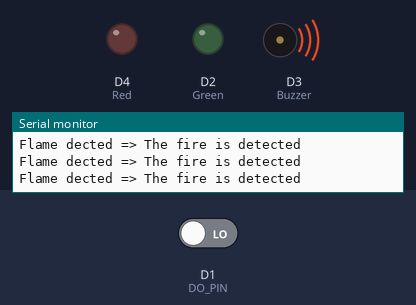
This sketch was run on a simulated ESP8266 (NodeMCU). On the bench: output pins drawn as LEDs (lit = HIGH), buzzer (waves = sounding, pin HIGH), the last lines printed to the serial monitor. The test bench sets the inputs (shaded band); at power-on: D1 (DO_PIN) LOW. WiFi joins after 1.5 s; servers stay silent unless stated.

Above: at 3.0 s.
3.1 s: D1 (DO_PIN) driven HIGH
At 3.6 s:
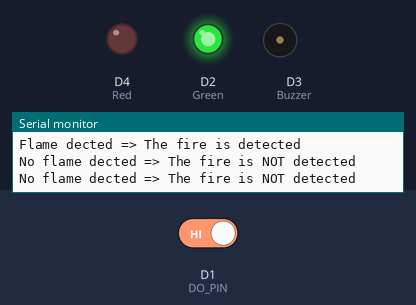
4.7 s: D1 (DO_PIN) driven LOW
At 6.1 s:
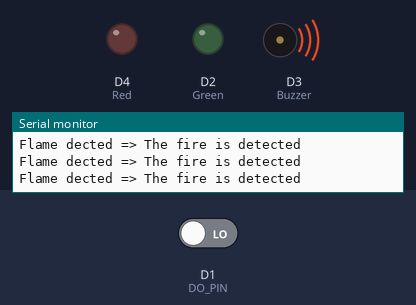
Timing chart, 0 to 7.7 s (numbered marks = the images above; inputs shaded):
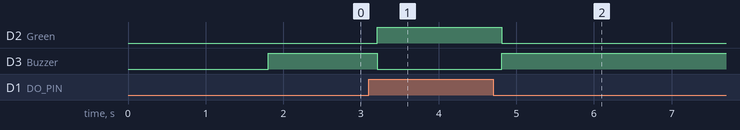

Measured:
- after the input at 3.1 s, D2 (Green): LOW → HIGH after 0.11 s; D3 (Buzzer): HIGH → LOW after 0.11 s
- after the input at 4.7 s, D2 (Green): HIGH → LOW after 0.11 s; D3 (Buzzer): LOW → HIGH after 0.11 s

The sketch:

Flame_Sensor_ESP8266.ino
```cpp
#define BLYNK_PRINT Serial
#include <ESP8266WiFi.h>
#include <BlynkSimpleEsp8266.h>

char auth[] = "iEzOccbHiAx3dnYZxQtZX281xRWnozwy";
char ssid[] = "prateeksingh";
char pass[] = "kumar@12345";

BlynkTimer timer;

#define DO_PIN D1
#define Buzzer D3
#define Green D2
#define Red D4

void setup() {
  Serial.begin(9600);
  pinMode(Green, OUTPUT);
  pinMode(Red, OUTPUT);
  pinMode(Buzzer, OUTPUT);
  pinMode(DO_PIN, INPUT);
  Blynk.begin(auth, ssid, pass, "blynk.cloud", 80);
}

void sensor() {
  int flame_state = digitalRead(DO_PIN);

  if (flame_state == HIGH) {
    Serial.println("No flame dected => The fire is NOT detected");
    digitalWrite(Green, HIGH);
    digitalWrite(Buzzer, LOW);
    WidgetLED LED(V0);
    LED.on();
    WidgetLED LED1(V1);
    LED1.off();
  } else {
    Serial.println("Flame dected => The fire is detected");
    digitalWrite(Green, LOW);
    digitalWrite(Buzzer, HIGH);
    WidgetLED LED(V0);
    LED.off();
    WidgetLED LED1(V1);
    LED1.on();
  }
}

  void loop() {
    sensor();
    Blynk.run();
    delay(200);
  }
```
